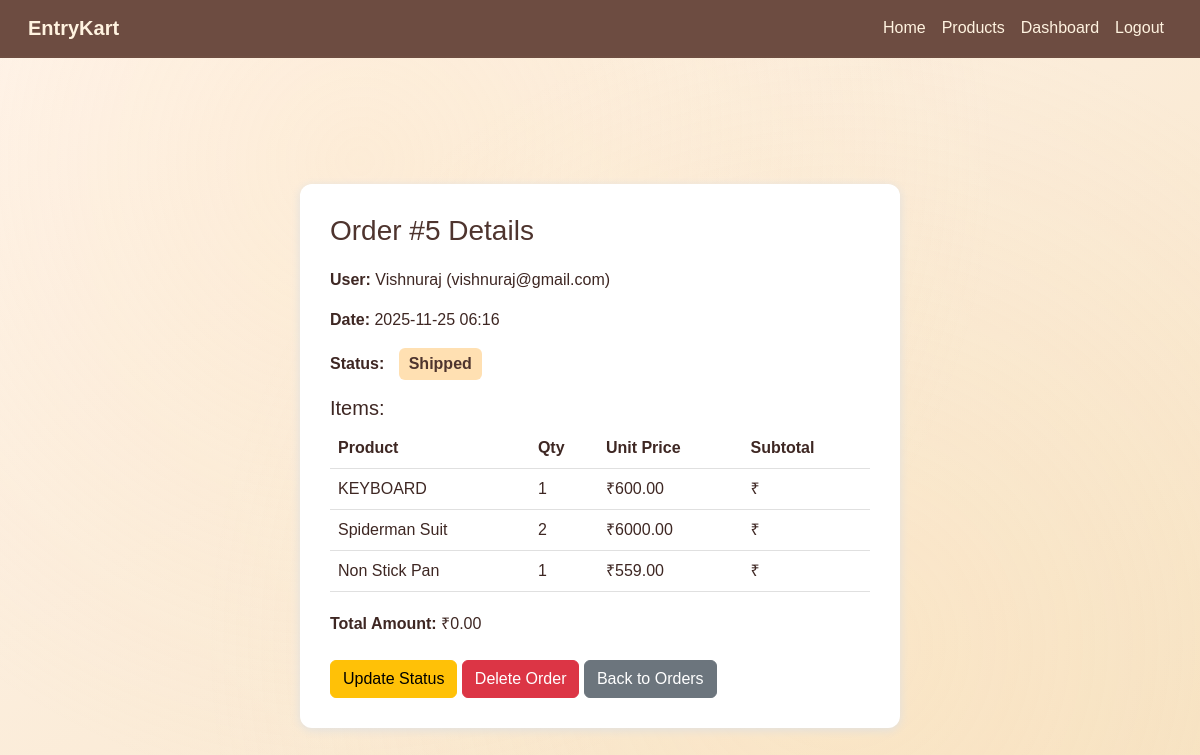
The app's page /storeadmin/orders/5/ (signed in) with its own data.
### store/models.py (models this page shows, shortened)
class Order(models.Model):
    STATUS_CHOICES = (
        ("Pending", "Pending"),
        ("Processing", "Processing"),
        ("Shipped", "Shipped"),
        ("Delivered", "Delivered"),
        ("Cancelled", "Cancelled"),
    )
    user = models.ForeignKey(User, on_delete=models.CASCADE, related_name='store_orders')
    order_date = models.DateTimeField(auto_now_add=True)
    status = models.CharField(max_length=20, choices=STATUS_CHOICES, default="Pending")
    total_amount = models.DecimalField(max_digits=10, decimal_places=2, default=0)

class OrderItem(models.Model):
    order = models.ForeignKey(Order, on_delete=models.CASCADE, related_name="items")
    product = models.ForeignKey(Product, on_delete=models.SET_NULL, null=True)
    quantity = models.PositiveIntegerField(default=1) # ensure non-negative integer

class Product(models.Model):
    name = models.CharField(max_length=100)
    description = models.TextField()
    price = models.DecimalField(max_digits=10, decimal_places=2)
    stock = models.IntegerField()
    image_url = models.URLField(max_length=500, blank=True, null=True)

### storeadmin/views.py (the view)
    def wrapper(request, *args, **kwargs):
        if "store_admin_id" not in request.session:
            return redirect("storeadmin:admin_login")
        return view_func(request, *args, **kwargs)

### storeadmin/views.py (called while the page is built)
def admin_required(view_func):
    def wrapper(request, *args, **kwargs):
        if "store_admin_id" not in request.session:
            return redirect("storeadmin:admin_login")
        return view_func(request, *args, **kwargs)
    return wrapper

@admin_required
def admin_order_detail(request, id):
    order = get_object_or_404(Order, id=id)
    items = order.items.all()
    total = sum(item.product.price * item.quantity for item in items if item.product)
    return render(request, "admin_order_detail.html", {"order": order, "items": items, "total": total})

### storeadmin/templates/admin_order_detail.html (shortened to what this page needs)
{% extends "base.html" %}
{% block content %}
<div class="detail-card">
    <h3>Order #{{ order.id }} Details</h3>
    <p><strong>User:</strong> {{ order.user.username }} ({{ order.user.email }})</p>
    <p><strong>Date:</strong> {{ order.order_date|date:"Y-m-d H:i" }}</p>
    <p>
        <strong>Status:</strong> <span class="order-status">{{ order.status }}</span>
    </p>
    <h5>Items:</h5>
    <table class="order-items-table">
        <thead>
            <tr>
                <th>Product</th>
                <th>Qty</th>
                <th>Unit Price</th>
                <th>Subtotal</th>
            </tr>
        </thead>
        <tbody>
        {% for item in order.items.all %}
            <tr>
                <td>{{ item.product.name }}</td>
                <td>{{ item.quantity }}</td>
                <td>₹{{ item.product.price }}</td>
                <td>₹{{ item.subtotal }}</td>
            </tr>
        {% endfor %}
        </tbody>
    </table>
    <p><strong>Total Amount:</strong> ₹{{ order.total_amount }}</p>
    <a href="{% url 'storeadmin:admin_update_order_status' order.id %}" class="btn btn-warning mt-2">Update Status</a>
    <a href="{% url 'storeadmin:admin_delete_order' order.id %}" class="btn btn-danger mt-2"
       onclick="return confirm('Delete this order?');">Delete Order</a>
    <a href="{% url 'storeadmin:admin_orders' %}" class="btn btn-secondary mt-2">Back to Orders</a>
</div>
{% endblock %}

### store/templates/base.html (style rules this page uses)
body { font-family: 'Poppins', sans-serif; background: linear-gradient(to bottom right, #fff5ee, #f7e3c3); color: #3e2723; min-height: 100vh; overflow-x: hidden; }
html { scroll-behavior: smooth; }

### storeadmin/templates/admin_order_detail.html (style rules this page uses)
.detail-card { background: #fff; max-width: 600px; margin: 30px auto; padding: 30px; border-radius: 12px; box-shadow: 0 2px 10px #e0e0e0; }
.detail-card h3 { color: #4e342e; margin-bottom: 20px; }
.order-items-table { width: 100%; margin-bottom: 20px; border-collapse: collapse; }
.order-items-table th, .order-items-table td { border-bottom: 1px solid #e0e0e0; padding: 8px; text-align: left; }
.order-status { font-weight: bold; padding: 4px 10px; border-radius: 6px; background: #ffe0b2; display: inline-block; color: #4e342e; margin-left: 10px; }

### records on screen
Order: id "5", user.username "Vishnuraj", user.email "vishnuraj@gmail.com", order_date "2025-11-25 06:16", status "Shipped", total_amount "0.00"
OrderItem: product.name "KEYBOARD", quantity "1", product.price "600.00"
OrderItem: product.name "Spiderman Suit", quantity "2", product.price "6000.00"
OrderItem: product.name "Non Stick Pan", quantity "1", product.price "559.00"
